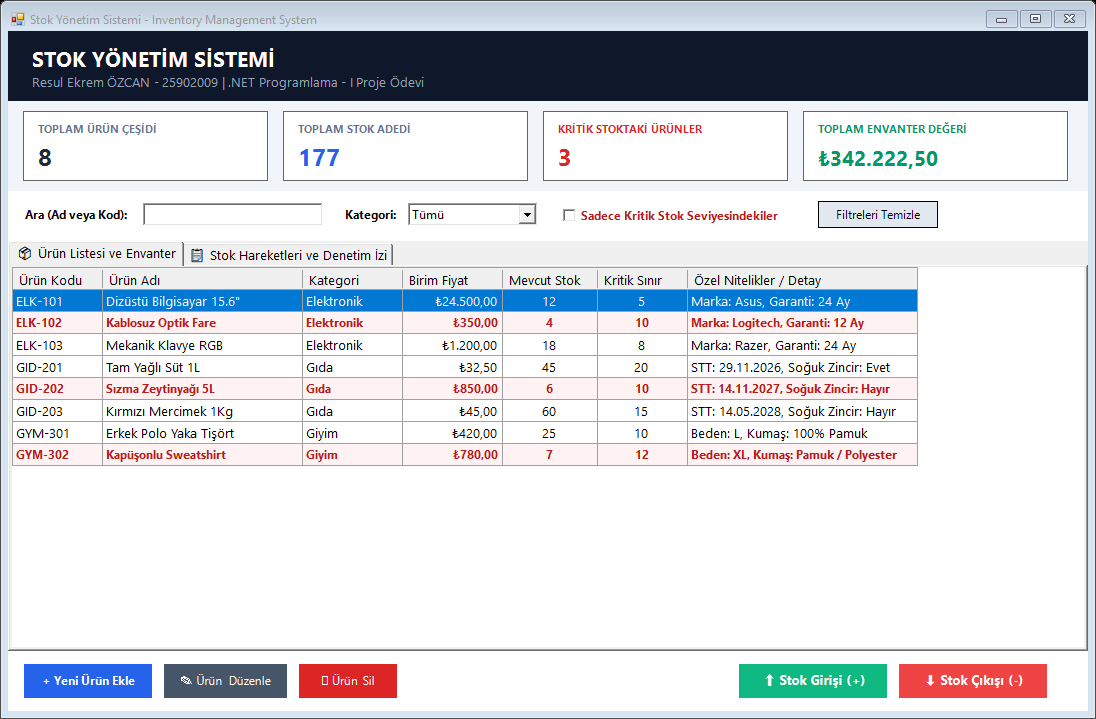
#> input picture Screenshots/01_AnaEkran_GenelGörünüm.png, 1096 x 719 px, found by its file name; the run also reads 2 pictures not shown here
$ python generate_report_pdf.py
#> lines starting #> are read from the running program, lines starting #| are printed output that depends on the picture
# -*- coding: utf-8 -*-
import os
import matplotlib.pyplot as plt
from matplotlib.backends.backend_pdf import PdfPages
import matplotlib.image as mpimg

# Türkçe karakter uyumlu font
plt.rcParams['font.sans-serif'] = ['Segoe UI', 'DejaVu Sans', 'Arial', 'sans-serif']
plt.rcParams['axes.unicode_minus'] = False

base_dir = r"C:\Users\ahmet\.gemini\antigravity\scratch\25902009_ResulEkremOzcan_InventoryManagement"
report_pdf = os.path.join(base_dir, "03_Report", "Proje_Raporu.pdf")
shots_dir = os.path.join(base_dir, "Screenshots")

img_01 = os.path.join(shots_dir, "01_AnaEkran_GenelGörünüm.png")
img_02 = os.path.join(shots_dir, "02_YeniUrun_EklemeEkrani.png")
img_03 = os.path.join(shots_dir, "03_StokGiris_Ekrani.png")
img_04 = os.path.join(shots_dir, "04_StokCikis_Ekrani.png")
img_05 = os.path.join(shots_dir, "05_UrunGuncelleme_Ekrani.png")
img_06 = os.path.join(shots_dir, "06_StokHareketleriGecmisi.png")

with PdfPages(report_pdf) as pdf:
    # =========================================================================
    # SAYFA 1: KAPAK SAYFASI
    # =========================================================================
    fig_cover = plt.figure(figsize=(8.27, 11.69)) # A4 Boyutu
    fig_cover.patch.set_facecolor('#f8fafc')
    ax = fig_cover.add_axes([0, 0, 1, 1])
    ax.axis('off')

    # Üst Renkli Çizgi / Banner
    ax.add_patch(plt.Rectangle((0, 0.95), 1, 0.05, color='#0f172a', transform=ax.transAxes))
    ax.add_patch(plt.Rectangle((0, 0.94), 1, 0.01, color='#2563eb', transform=ax.transAxes))

    # Üniversite ve Fakülte Bilgileri
    ax.text(0.5, 0.86, "T.C.\nKAPADOKYA ÜNİVERSİTESİ", ha='center', va='center', fontsize=18, weight='bold', color='#0f172a', linespacing=1.3)
    ax.text(0.5, 0.80, "İKTİSADİ, İDARİ VE SOSYAL BİLİMLER FAKÜLTESİ\nBİLİŞİM SİSTEMLERİ VE TEKNOLOJİLERİ BÖLÜMÜ", ha='center', va='center', fontsize=12, weight='semibold', color='#475569', linespacing=1.3)

    # Proje Başlık Kutusu
    ax.add_patch(plt.Rectangle((0.1, 0.52), 0.8, 0.22, color='#ffffff', ec='#cbd5e1', lw=1.5, transform=ax.transAxes))
    ax.add_patch(plt.Rectangle((0.1, 0.72), 0.8, 0.02, color='#2563eb', transform=ax.transAxes))

    ax.text(0.5, 0.67, "STOK YÖNETİM SİSTEMİ", ha='center', va='center', fontsize=20, weight='bold', color='#1e293b')
    ax.text(0.5, 0.61, "INVENTORY MANAGEMENT SYSTEM", ha='center', va='center', fontsize=13, weight='semibold', color='#64748b')
    ax.text(0.5, 0.56, ".NET Programlama - I Dersi Dönem Proje Raporu", ha='center', va='center', fontsize=11, style='italic', color='#3b82f6')

    # Bilgi Tablosu Kutusu
    ax.add_patch(plt.Rectangle((0.15, 0.22), 0.7, 0.24, color='#ffffff', ec='#94a3b8', lw=1, transform=ax.transAxes))

    bilgiler = [
        ("Ders Kodu & Adı :", "BGT331 / BST301 - .NET Programlama - I"),
        ("Öğretim Elemanı :", "Dr. Öğr. Üyesi Tohid YOUSEFİ"),
        ("Öğrenci Adı Soyadı :", "Resul Ekrem ÖZCAN"),
        ("Öğrenci Numarası :", "25902009"),
        ("Dönem :", "2026-2027 Güz Dönemi"),
        ("Teslim Tarihi :", "14 Kasım 2026"),
        ("GitHub Repository :", "25902009_ResulEkremOzcan_InventoryManagement")
    ]

    y_pos = 0.42
    for etiket, deger in bilgiler:
        ax.text(0.18, y_pos, etiket, fontsize=10, weight='bold', color='#334155')
        ax.text(0.42, y_pos, deger, fontsize=10, color='#0f172a')
        y_pos -= 0.028

    # Alt Bilgi
    ax.text(0.5, 0.08, "Nevşehir • 2026", ha='center', va='center', fontsize=11, weight='bold', color='#64748b')
    ax.add_patch(plt.Rectangle((0, 0), 1, 0.02, color='#0f172a', transform=ax.transAxes))
    pdf.savefig(fig_cover, dpi=300)
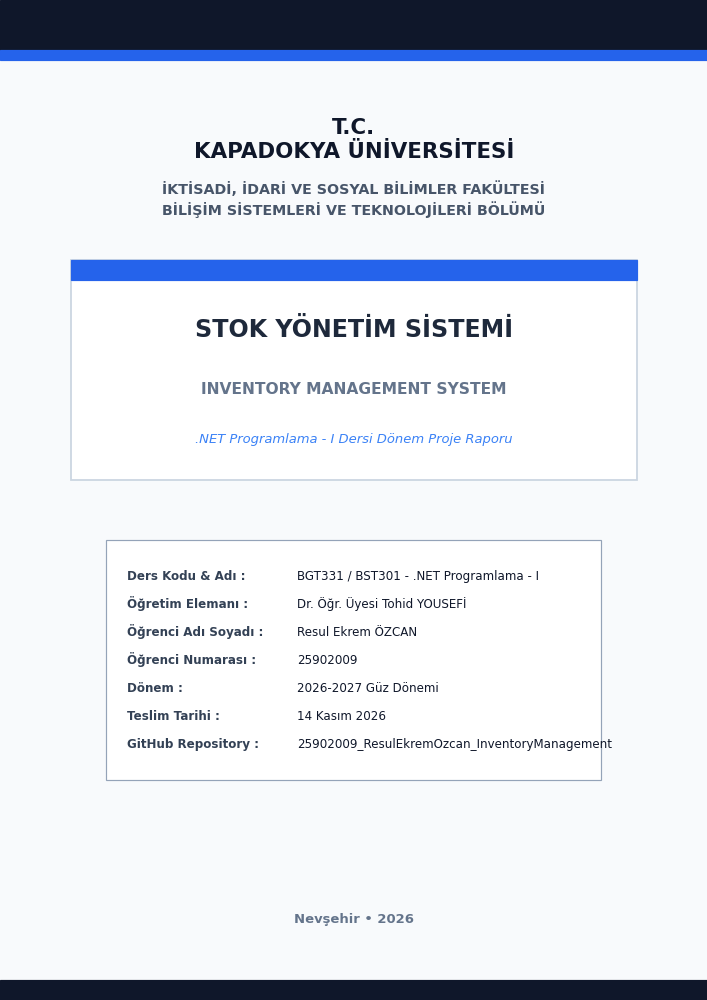
#> figure drawn by matplotlib, 1 panel
    plt.close(fig_cover)

    # =========================================================================
    # SAYFA 2: PROJE AMACI, KAPSAMI VE MİMARİ AÇIKLAMALAR
    # =========================================================================
    fig2 = plt.figure(figsize=(8.27, 11.69))
    fig2.patch.set_facecolor('white')
    ax2 = fig2.add_axes([0.08, 0.06, 0.84, 0.88])
    ax2.axis('off')

    # Başlık
    ax2.text(0, 1.0, "1. PROJENİN AMACI VE KAPSAMI", fontsize=13, weight='bold', color='#0f172a')
    p1 = (
        "Bu proje; modern nesne tabanlı programlama (OOP) prensiplerini ve C# Windows Forms mimarisini uygulayarak, "
        "bir işletmenin ürün kayıtlarını, stok seviyelerini ve envanter hareketlerini dinamik, güvenli ve hatasız bir şekilde "
        "yönetebilmesini sağlayan kurumsal bir 'Stok Yönetim Sistemi' masaüstü uygulamasıdır.\n\n"
        "Şartname Kapsamı ve Sınırlamalar: Proje şartnamesi doğrultusunda dönem ortası seviyesine sadık kalınmış; "
        "veritabanı/SQL bağımlılığı olmaksızın tüm veri yönetimi uygulama belleğinde (In-Memory) Generic List<T> "
        "koleksiyonları üzerinden yüksek hız ve performans ile gerçekleştirilmiştir."
    )
    ax2.text(0, 0.96, p1, fontsize=9.2, color='#334155', linespacing=1.35, va='top')

    ax2.text(0, 0.83, "2. GELİŞTİRME ORTAMI VE TEKNOLOJİ BİLGİSİ", fontsize=13, weight='bold', color='#0f172a')
    t_env = [
        ("• Programlama Dili :", "C# (C-Sharp) 7.3+ Standartları"),
        ("• Hedef Çerçeve :", ".NET Framework v4.8 (Windows Desktop Forms)"),
        ("• Geliştirme Ortamı :", "Microsoft Visual Studio 2022 Community"),
        ("• Mimari Yaklaşım :", "Çok Katmanlı Ayrıştırma (Forms, Models, Services)"),
        ("• Tasarım Standartları :", "Nesne Yönelimli Tasarım (Encapsulation, Inheritance, Polymorphism, Abstraction)")
    ]
    y_e = 0.79
    for k, v in t_env:
        ax2.text(0.02, y_e, k, fontsize=9, weight='bold', color='#1e293b')
        ax2.text(0.35, y_e, v, fontsize=9, color='#475569')
        y_e -= 0.024

    ax2.text(0, 0.65, "3. UYGULAMANIN GENEL YAPISI VE TEMEL İŞLEVLERİ", fontsize=13, weight='bold', color='#0f172a')
    p2 = (
        "Uygulama iş mantığı (Business Logic) ile arayüz kodlarını birbirinden kesin hatlarla ayrıştıran 3 temel katmandan oluşur:\n\n"
        "1. Models (Veri ve Varlık Katmanı): Ürün varlıklarını, soyut sınıfları, arayüzleri ve işlem kayıtlarını temsil eder.\n"
        "2. Services (İş Mantığı Katmanı): StokYonetici sınıfı ile tüm koleksiyon operasyonları, arama, filtreleme, stok giriş/çıkış "
        "doğrulamaları ve canlı envanter istatistikleri merkezi olarak yönetilir.\n"
        "3. Forms (Kullanıcı Arayüzü Katmanı): FormAnaEkran, FormUrunEkleGuncelle ve FormStokIslem pencereleri üzerinden son kullanıcı "
        "ile estetik ve modern kontroller (DataGridView, TabControl, NumericUpDown) aracılığıyla etkileşim kurulur.\n\n"
        "Temel İşlevler:\n"
        "• Ürün Ekleme/Düzenleme/Silme: Benzersiz kod kontrolü ile kategoriye özgü alanların girilmesi.\n"
        "• Stok Girişi (+): Sıfırdan büyük miktar doğrulamasıyla stok artırma ve denetim kaydı oluşturma.\n"
        "• Stok Çıkışı (-): Negatif stok oluşmasını kesin olarak engelleyen bakiye kontrolü ve stok düşümü.\n"
        "• Canlı Dashboard: Toplam ürün çeşidi, toplam fiziksel stok, kritik seviye altındaki ürünler ve envanter tutarı hesaplaması.\n"
        "• Arama ve Filtreleme: Ürün adı veya koduna göre canlı arama, kategoriye ve kritik stok durumuna göre anlık listeleme."
    )
    ax2.text(0, 0.61, p2, fontsize=9.2, color='#334155', linespacing=1.35, va='top')

    # Sayfa Numarası
    ax2.text(0.5, 0.01, "- Sayfa 2 -", ha='center', fontsize=9, color='#94a3b8')
    pdf.savefig(fig2, dpi=300)
    plt.close(fig2)

    # =========================================================================
    # SAYFA 3: DETAYLI OOP İLKELERİ VE DERS KAPSAMINDAKİ UYGULANIŞI
    # =========================================================================
    fig3 = plt.figure(figsize=(8.27, 11.69))
    fig3.patch.set_facecolor('white')
    ax3 = fig3.add_axes([0.08, 0.06, 0.84, 0.88])
    ax3.axis('off')

    ax3.text(0, 1.0, "4. SINIF VE NESNE TASARIMI (OOP İLKELERİNİN UYGULANIŞI)", fontsize=13, weight='bold', color='#0f172a')

    oop_sections = [
        ("A. Kapsülleme (Encapsulation - Ders Slaytı ile Birebir Uyum):",
         "Dr. Tohid Yousefi'nin ders sunumlarında vurguladığı gibi verilerin yetkisiz ve kontrolsüz değiştirilmesini engellemek "
         "için tüm alanlar 'private' olarak tanımlanmıştır. Özellikler (Properties) aracılığıyla kontrollü get/set mekanizması "
         "kurulmuştur. Örneğin BirimFiyat ve StokMiktari alanlarında negatif değer girilmesini engelleyen validation kontrolleri "
         "eklenmiştir. Ayrıca ürün kodunun sistemde sonradan değiştirilememesi için 'private set' yapısı kullanılmıştır.\n"
         "Örnek Kod: if (value < 0) throw new ArgumentException(\"Birim fiyat negatif olamaz!\");"),

        ("B. Kalıtım (Inheritance & ': base(...)' Kullanımı):",
         "Kod tekrarını önlemek ve hiyerarşik yapı kurmak amacıyla soyut 'Urun' temel sınıfından 'ElektronikUrun', 'GidaUrunu' "
         "ve 'GiyimUrunu' olmak üzere 3 anlamlı alt sınıf türetilmiştir. Alt sınıf yapıcı metotlarında (Constructor) üst sınıfın "
         "yapıcısı ': base(urunKodu, urunAdi, ...)' şeklinde çağrılarak ortak özelliklerin başlatılması sağlanmıştır."),

        ("C. Çok Biçimlilik (Polymorphism - virtual / abstract / override):",
         "Temel sınıfta tanımlanan soyut ve sanal metotlar alt sınıflarda ihtiyaca uygun olarak ezilmiştir (override).\n"
         "• KDVOraniGetir(): Elektronik için %20 (0.20), Gıda için %1 (0.01), Giyim için %10 (0.10) vergi oranı döndürür.\n"
         "• DetayBilgisiGetir(): Elektronik üründe Marka ve Garanti Süresini, Gıda ürününde Son Tüketim Tarihi ve Soğuk Zincir durumunu, "
         "Giyim ürününde Beden ve Kumaş bilgisini döndürür. DataGridView tablosunda her ürün kendi detayını polimorfik olarak sergiler."),

        ("D. Soyutlama (Abstraction - abstract class & interface):",
         "Sözleşme tabanlı tasarım için 'IStoklanabilir' arayüzü (interface) tanımlanmış, temel ürün operasyonları sözleşmeye bağlanmıştır. "
         "'Urun' sınıfı 'abstract' olarak tanımlanarak tek başına doğrudan new'lenmesi engellenmiş, mutlaka somut bir alt sınıf üzerinden "
         "üretilmesi zorunlu kılınmıştır.")
    ]

    y_oop = 0.96
    for baslik, icerik in oop_sections:
        ax3.text(0, y_oop, baslik, fontsize=10.5, weight='bold', color='#1d4ed8')
        y_oop -= 0.024
        ax3.text(0, y_oop, icerik, fontsize=8.8, color='#334155', linespacing=1.3, va='top')
        y_oop -= 0.125

    ax3.text(0, 0.38, "5. HATA YÖNETİMİ, DEBUGGING VE İSTİSNA YÖNETİMİ", fontsize=12, weight='bold', color='#0f172a')
    dbg_txt = (
        "Uygulamada beklenmeyen durumların önlenmesi ve yazılımın kontrolsüz kapanmasının engellenmesi için çok katmanlı "
        "hata yönetimi uygulanmıştır:\n"
        "• Boş Değer Kontrolleri: string.IsNullOrWhiteSpace kontrolü ile boş isim veya ürün kodu girilmesi engellenir.\n"
        "• Sayısal Aralık Kontrolleri: NumericUpDown kontrolleri kullanılarak metin giriş hataları en aza indirilmiş, "
        "negatif değer atanması engellenmiştir.\n"
        "• Stok Aşım Koruması: FormStokIslem formunda maksimum çıkış miktarı ürünün o anki mevcut stok adedine dinamik olarak "
        "sınırlandırılmış, böylece bakiye yetersizliği kullanıcı işlem yapmadan arayüzde önlenmiştir.\n"
        "• Try-Catch İstisna Yönetimi: Arayüz katmanında olası ArgumentException veya InvalidOperationException hataları "
        "yakalanarak kullanıcıya MessageBox aracılığıyla anlamlı ve yönlendirici uyarılar sunulmaktadır.\n"
        "• Visual Studio Debugging Örneği: Geliştirme aşamasında 'StokCikisYap' metodu içerisine Breakpoint konularak 'miktar' ve "
        "'StokMiktari' değişkenleri Watch/Locals pencerelerinde adım adım incelenmiş, sınır değer testlerinde stok adedinin 0'ın "
        "altına düşmediği kanıtlanmıştır."
    )
    ax3.text(0, 0.34, dbg_txt, fontsize=8.8, color='#334155', linespacing=1.3, va='top')

    ax3.text(0.5, 0.01, "- Sayfa 3 -", ha='center', fontsize=9, color='#94a3b8')
    pdf.savefig(fig3, dpi=300)
    plt.close(fig3)

    # =========================================================================
    # SAYFA 4: UYGULAMA ÇALIŞMA EKRAN GÖRÜNTÜLERİ (GÖRSEL 1 VE GÖRSEL 2)
    # =========================================================================
    fig4 = plt.figure(figsize=(8.27, 11.69))
    fig4.patch.set_facecolor('white')
    ax4 = fig4.add_axes([0.08, 0.06, 0.84, 0.88])
    ax4.axis('off')

    ax4.text(0, 1.0, "6. UYGULAMA ÇALIŞMA EKRANLARI VE GÖRSEL BELGELENDİRME", fontsize=13, weight='bold', color='#0f172a')

    # Görsel 1: Ana Ekran
    ax4.text(0, 0.96, "Görsel 1: Ana Ekran, Dashboard Özet Kartları, Envanter Listesi ve Kritik Stok Vurgusu", fontsize=9.5, weight='bold', color='#1e293b')
    if os.path.exists(img_01):
        im1 = mpimg.imread(img_01)
#> im1 is the input picture: shape (719, 1096, 4) float32; mean R, G, B, A 0.83, 0.838, 0.859, 1
        ax_img1 = fig4.add_axes([0.08, 0.54, 0.84, 0.39])
        ax_img1.imshow(im1)
        ax_img1.axis('off')

    # Açıklama 1
    desc1 = "Açıklama 1: Ana ekranda canlı hesaplanan toplam ürün, toplam stok, kritik stoktaki ürün sayısı ve toplam mali değer yer alır. Kritik stok sınırındaki ürünler kırmızı arka planla öne çıkarılmıştır."
    ax4.text(0, 0.49, desc1, fontsize=8.5, color='#475569', style='italic')

    # Görsel 2: İşlem Hareketleri Geçmişi
    ax4.text(0, 0.44, "Görsel 2: Stok Hareketleri ve Denetim İzi (Audit Log) Sekmesi", fontsize=9.5, weight='bold', color='#1e293b')
    if os.path.exists(img_06):
        im6 = mpimg.imread(img_06)
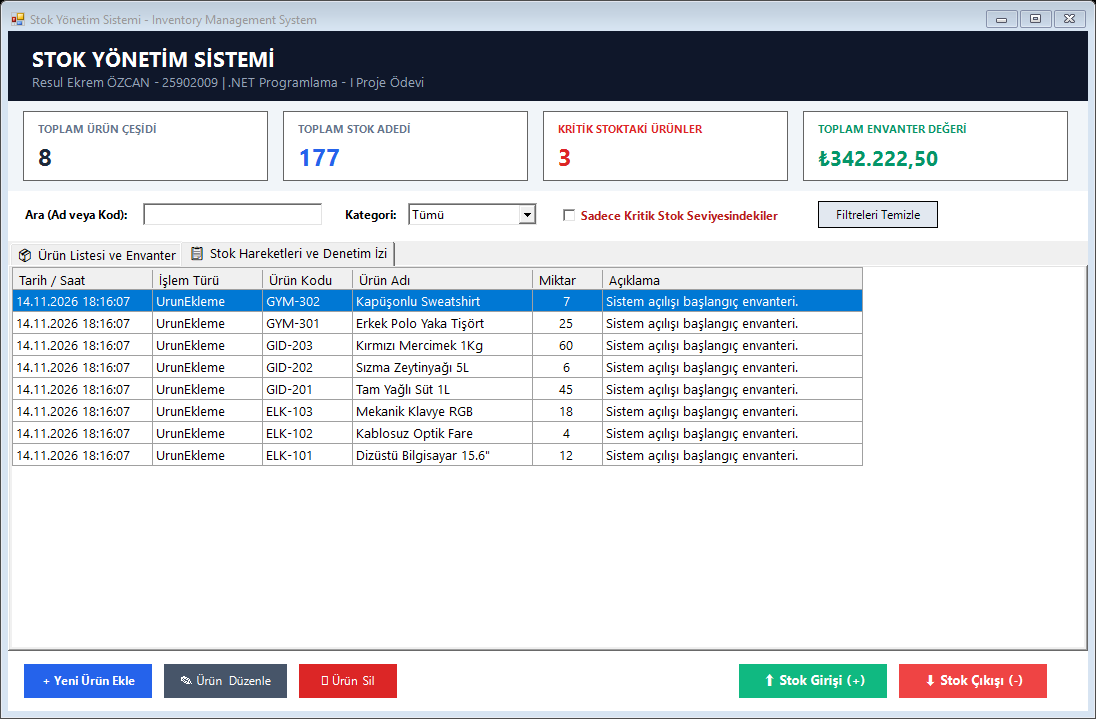
#> input picture Screenshots/06_StokHareketleriGecmisi.png, 1096 x 719 px, found by its file name
#> im6 is the input picture: shape (719, 1096, 4) float32; mean R, G, B, A 0.829, 0.843, 0.864, 1
        ax_img6 = fig4.add_axes([0.08, 0.08, 0.84, 0.33])
        ax_img6.imshow(im6)
        ax_img6.axis('off')

    desc2 = "Açıklama 2: Gerçekleşen her ürün ekleme, güncelleme, silme, stok girişi ve stok çıkışı işlemi tarih, saat, miktar ve işlem türüyle birlikte IslemKaydi nesneleri olarak listelenir."
    ax4.text(0, 0.04, desc2, fontsize=8.5, color='#475569', style='italic')

    ax4.text(0.5, 0.01, "- Sayfa 4 -", ha='center', fontsize=9, color='#94a3b8')
    pdf.savefig(fig4, dpi=300)
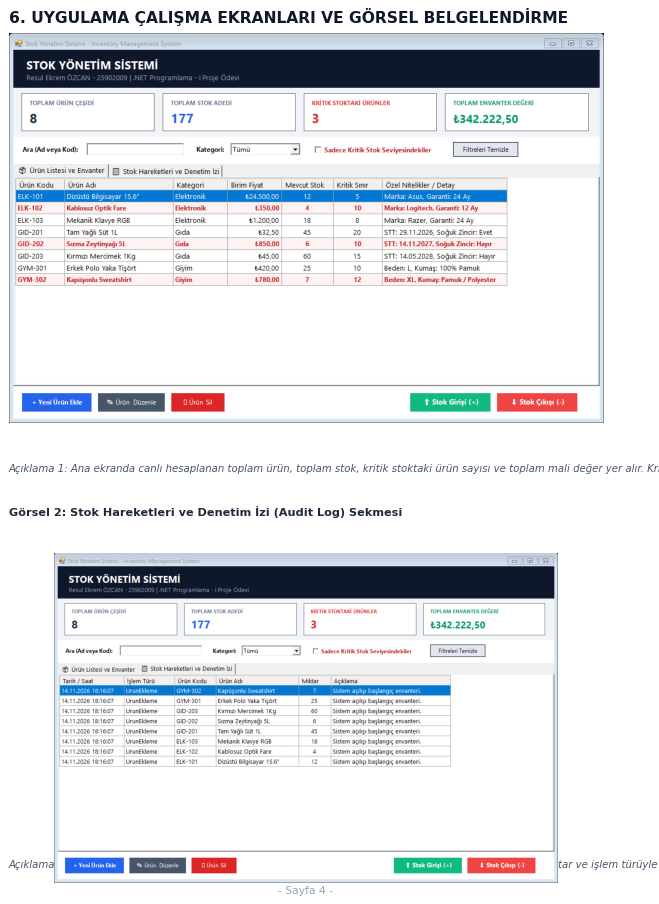
#> figure drawn by matplotlib, 2 panels
    plt.close(fig4)

    # =========================================================================
    # SAYFA 5: MODAL DİYALOG EKRAN GÖRÜNTÜLERİ (GÖRSEL 3, 4, 5)
    # =========================================================================
    fig5 = plt.figure(figsize=(8.27, 11.69))
    fig5.patch.set_facecolor('white')
    ax5 = fig5.add_axes([0.08, 0.06, 0.84, 0.88])
    ax5.axis('off')

    ax5.text(0, 1.0, "UYGULAMA MODAL DİYALOG VE İŞLEM EKRANLARI", fontsize=13, weight='bold', color='#0f172a')

    # Görsel 3: Ürün Ekleme / Güncelleme
    ax5.text(0, 0.96, "Görsel 3: Dinamik Kategori Alanlı Yeni Ürün Ekleme / Düzenleme Formu", fontsize=9.5, weight='bold', color='#1e293b')
    if os.path.exists(img_02):
        im2 = mpimg.imread(img_02)
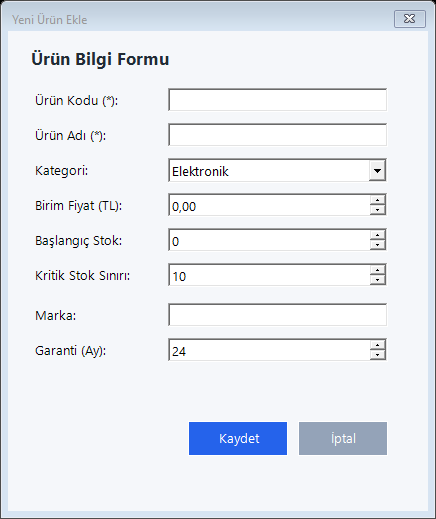
#> input picture Screenshots/02_YeniUrun_EklemeEkrani.png, 436 x 519 px, found by its file name
#> im2 is the input picture: shape (519, 436, 4) float32; mean R, G, B, A 0.91, 0.927, 0.949, 1
        ax_img2 = fig5.add_axes([0.08, 0.52, 0.40, 0.41])
        ax_img2.imshow(im2)
        ax_img2.axis('off')
    if os.path.exists(img_05):
        im5 = mpimg.imread(img_05)
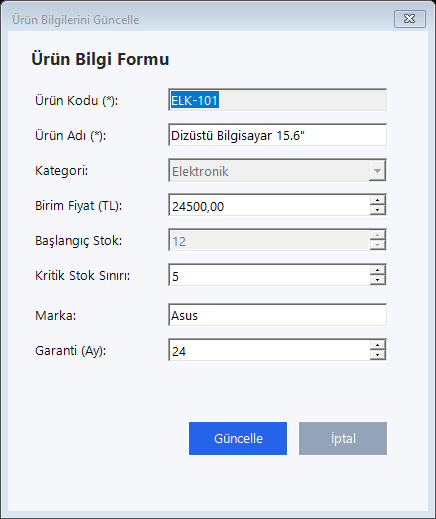
#> input picture Screenshots/05_UrunGuncelleme_Ekrani.png, 436 x 519 px, found by its file name
#> im5 is the input picture: shape (519, 436, 4) float32; mean R, G, B, A 0.902, 0.92, 0.943, 1
        ax_img5 = fig5.add_axes([0.52, 0.52, 0.40, 0.41])
        ax_img5.imshow(im5)
        ax_img5.axis('off')

    ax5.text(0, 0.49, "Açıklama 3: Kategori seçimine göre dinamik olarak açılan Marka/Garanti, STT/Soğuk Zincir veya Beden/Kumaş panelleri polimorfik nesne üretimini sağlar. Güncelleme ekranında ürün kodu değiştirilemez (Read-only).", fontsize=8.5, color='#475569', style='italic')

    # Görsel 4 ve 5: Stok Giriş ve Çıkış
    ax5.text(0, 0.43, "Görsel 4 & 5: Stok Giriş (+) ve Stok Çıkış (-) İşlem Pencereleri", fontsize=9.5, weight='bold', color='#1e293b')
    if os.path.exists(img_03):
        im3 = mpimg.imread(img_03)
#> (the rest of the program and of its run is left out)
